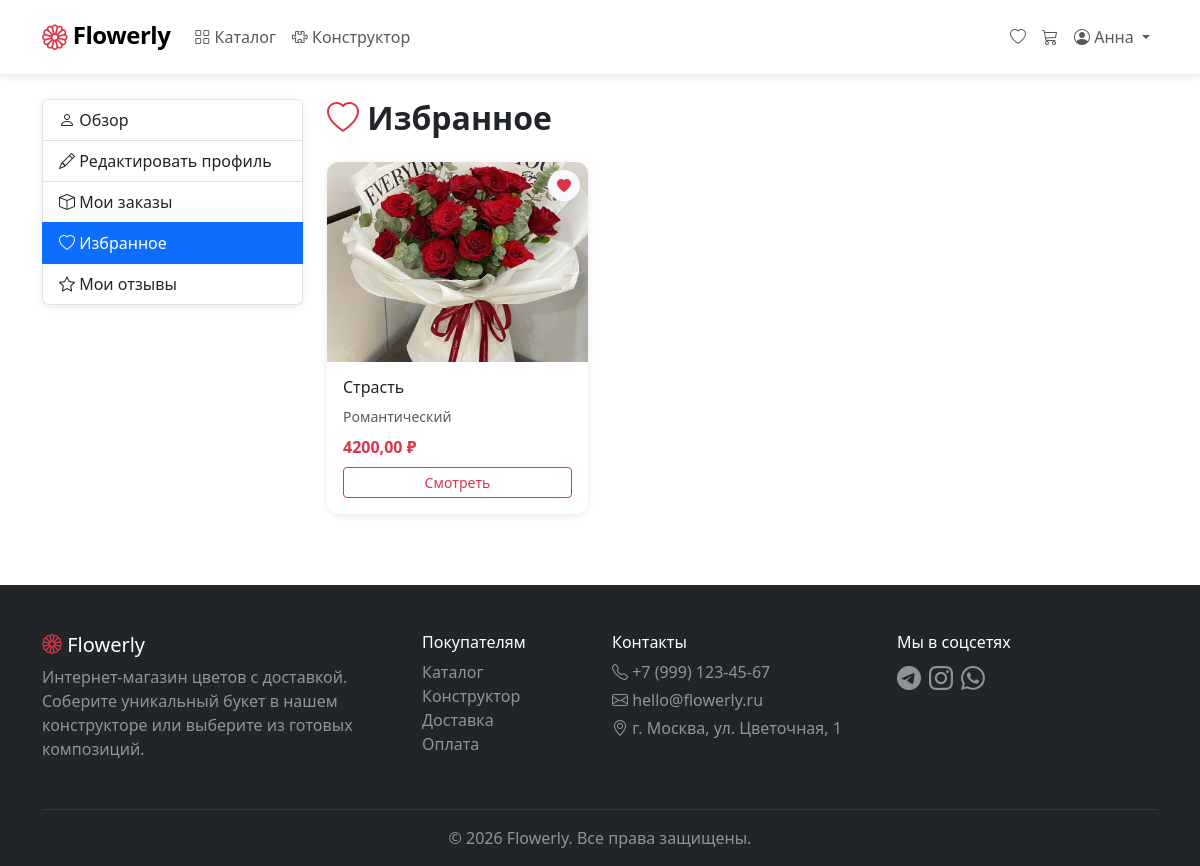
The app's page /profile/favorites/ (signed in) with its own data.
### FlowerlyApp/models.py (models this page shows, shortened)
class User(AbstractUser):
    username = None
    email = models.EmailField('Email', unique=True)
    phone = models.CharField('Телефон', max_length=20, blank=True)
    default_address = models.TextField('Адрес по умолчанию', blank=True)
    avatar = models.ImageField('Аватар', upload_to='avatars/', blank=True)
    is_florist = models.BooleanField('Флорист', default=False)
    created_at = models.DateTimeField('Дата регистрации', auto_now_add=True)
    USERNAME_FIELD = 'email'
    REQUIRED_FIELDS = ['first_name', 'last_name']
    objects = UserManager()
    class Meta:
        verbose_name = 'Пользователь'
        verbose_name_plural = 'Пользователи'

class Favorite(models.Model):
    user = models.ForeignKey(settings.AUTH_USER_MODEL, on_delete=models.CASCADE)
    ready_bouquet = models.ForeignKey(ReadyBouquet, on_delete=models.CASCADE)
    created_at = models.DateTimeField(auto_now_add=True)
    class Meta:
        verbose_name = 'Избранное'
        verbose_name_plural = 'Избранное'
        unique_together = ('user', 'ready_bouquet')

class ReadyBouquet(models.Model):
    name = models.CharField('Название', max_length=200)
    slug = models.SlugField(unique=True)
    description = models.TextField('Описание')
    price = models.DecimalField('Цена', max_digits=10, decimal_places=2)
    image = models.ImageField('Главное фото', upload_to='bouquets/')
    available = models.BooleanField('В наличии', default=True)
    is_hit = models.BooleanField('Хит продаж', default=False)
    occasion = models.ForeignKey(Occasion, on_delete=models.SET_NULL, null=True, blank=True)
    color_palette = models.ForeignKey(ColorPalette, on_delete=models.SET_NULL, null=True, blank=True)
    created_at = models.DateTimeField(auto_now_add=True)
    class Meta:
        verbose_name = 'Готовый букет'
        verbose_name_plural = 'Готовые букеты'

class Occasion(models.Model):
    name = models.CharField('Повод', max_length=100)
    slug = models.SlugField(unique=True)
    class Meta:
        verbose_name = 'Повод'
        verbose_name_plural = 'Поводы'

### FlowerlyApp/views.py (the view)
# urls.py: path('profile/favorites/', views.favorites, name='favorites'),
@login_required
def favorites(request):
    favorites = Favorite.objects.filter(user=request.user).select_related('ready_bouquet')
    return render(request, 'profile/favorites.html', {'favorites': favorites})

### FlowerlyApp/context_processors.py (called while the page is built)
def cart_counter(request):
    if request.user.is_authenticated:
        try:
            cart = Cart.objects.get(user=request.user)
            count = cart.total_items()
        except Cart.DoesNotExist:
            count = 0
    else:
        count = 0
    return {'cart_count': count}

### FlowerlyApp/models.py (called while the page is built)
    def total_items(self):
        return self.items.count()

### FlowerlyApp/templates/profile/favorites.html (shortened to what this page needs)
{% extends 'base.html' %}
{% block content %}
<div class="container">
    <div class="row">
        <div class="col-md-3 mb-4">
            <div class="list-group shadow-sm">
                <a href="{% url 'flowerly:profile' %}" class="list-group-item list-group-item-action">
                    <i class="bi bi-person"></i> Обзор
                </a>
                <a href="{% url 'flowerly:profile_edit' %}" class="list-group-item list-group-item-action">
                    <i class="bi bi-pencil"></i> Редактировать профиль
                </a>
                <a href="{% url 'flowerly:order_history' %}" class="list-group-item list-group-item-action">
                    <i class="bi bi-box"></i> Мои заказы
                </a>
                <a href="{% url 'flowerly:favorites' %}" class="list-group-item list-group-item-action active">
                    <i class="bi bi-heart"></i> Избранное
                </a>
                <a href="{% url 'flowerly:my_reviews' %}" class="list-group-item list-group-item-action">
                    <i class="bi bi-star"></i> Мои отзывы
                </a>
            </div>
        </div>
        <div class="col-md-9">
            <h2 class="fw-bold mb-4"><i class="bi bi-heart text-danger"></i> Избранное</h2>
            {% if favorites %}
            <div class="row g-4">
                {% for fav in favorites %}
                <div class="col-md-4">
                    <div class="card h-100 shadow-sm border-0">
                        <div class="position-relative">
                            {% if fav.ready_bouquet.image %}
                            <img src="{{ fav.ready_bouquet.image.url }}" class="card-img-top" alt="{{ fav.ready_bouquet.name }}"
                                 style="height: 200px; object-fit: cover;">
                            {% else %}
                            <div class="bg-light d-flex align-items-center justify-content-center" style="height: 200px;">
                                <i class="bi bi-flower1 text-muted display-4"></i>
                            </div>
                            {% endif %}
                            <button class="btn btn-light btn-sm position-absolute top-0 end-0 m-2 rounded-circle shadow-sm"
                                    onclick="toggleFavorite({{ fav.ready_bouquet.id }})">
                                <i class="bi bi-heart-fill text-danger"></i>
                            </button>
                        </div>
                        <div class="card-body d-flex flex-column">
                            <h6 class="card-title">{{ fav.ready_bouquet.name }}</h6>
                            <p class="text-muted small mb-2">{{ fav.ready_bouquet.occasion.name|default:"" }}</p>
                            <div class="mt-auto">
                                <p class="fw-bold text-danger mb-2">{{ fav.ready_bouquet.price }} ₽</p>
                                <a href="{% url 'flowerly:bouquet_detail' fav.ready_bouquet.slug %}" class="btn btn-outline-danger btn-sm w-100">
                                    Смотреть
                                </a>
                            </div>
                        </div>
                    </div>
                </div>
                {% endfor %}
            </div>
            {% endif %}
        </div>
    </div>
</div>
{% endblock %}

### FlowerlyApp/templates/base.html (shortened to what this page needs)
<!DOCTYPE html>
<html lang="ru">
<head>
    <link href="https://cdn.jsdelivr.net/npm/bootstrap@5.3.0/dist/css/bootstrap.min.css" rel="stylesheet">
    <link href="https://cdn.jsdelivr.net/npm/bootstrap-icons@1.11.0/font/bootstrap-icons.css" rel="stylesheet">
    {% load static %}
    <link href="{% static 'css/style.css' %}" rel="stylesheet">
</head>
<body>
    <nav class="navbar navbar-expand-lg navbar-light bg-white shadow-sm sticky-top">
        <div class="container">
            <a class="navbar-brand" href="{% url 'flowerly:home' %}">
                <i class="bi bi-flower1 text-danger"></i>
                <span class="fw-bold">Flowerly</span>
            </a>
            <div class="collapse navbar-collapse" id="navbarMain">
                <ul class="navbar-nav me-auto mb-2 mb-lg-0">
                    <li class="nav-item">
                        <a class="nav-link {% if request.resolver_match.url_name == 'catalog' %}active{% endif %}"
                           href="{% url 'flowerly:catalog' %}">
                            <i class="bi bi-grid"></i> Каталог
                        </a>
                    </li>
                    <li class="nav-item">
                        <a class="nav-link {% if request.resolver_match.url_name == 'constructor' %}active{% endif %}"
                           href="{% url 'flowerly:constructor' %}">
                            <i class="bi bi-puzzle"></i> Конструктор
                        </a>
                    </li>
                </ul>
                <ul class="navbar-nav ms-auto mb-2 mb-lg-0">
                    {% if user.is_authenticated %}
                        <li class="nav-item">
                            <a class="nav-link" href="{% url 'flowerly:favorites' %}">
                                <i class="bi bi-heart"></i>
                            </a>
                        </li>
                        <li class="nav-item">
                            <a class="nav-link position-relative" href="{% url 'flowerly:cart_detail' %}">
                                <i class="bi bi-cart3"></i>
                            </a>
                        </li>
                        <li class="nav-item dropdown">
                            <a class="nav-link dropdown-toggle" href="#" id="userDropdown" role="button"
                               data-bs-toggle="dropdown">
                                <i class="bi bi-person-circle"></i> {{ user.first_name }}
                            </a>
                        </li>
                    {% endif %}
                </ul>
            </div>
        </div>
    </nav>
    <main class="py-4">
        {% block content %}{% endblock %}
    </main>
<footer class="bg-dark text-white pt-5 pb-3 mt-5">
    <div class="container">
        <div class="row">
            <div class="col-md-4 mb-3">
                <h5><i class="bi bi-flower1 text-danger"></i> Flowerly</h5>
                <p class="text-white-50">Интернет-магазин цветов с доставкой. Соберите уникальный букет в нашем конструкторе или выберите из готовых композиций.</p>
            </div>
            <div class="col-md-2 mb-3">
                <h6>Покупателям</h6>
                <ul class="list-unstyled">
                    <li><a href="{% url 'flowerly:catalog' %}" class="text-white-50 text-decoration-none">Каталог</a></li>
                    <li><a href="{% url 'flowerly:constructor' %}" class="text-white-50 text-decoration-none">Конструктор</a></li>
                    <li><a href="#" class="text-white-50 text-decoration-none">Доставка</a></li>
                    <li><a href="#" class="text-white-50 text-decoration-none">Оплата</a></li>
                </ul>
            </div>
            <div class="col-md-3 mb-3">
                <h6>Контакты</h6>
                <p class="text-white-50 mb-1"><i class="bi bi-telephone"></i> +7 (999) 123-45-67</p>
                <p class="text-white-50 mb-1"><i class="bi bi-envelope"></i> hello@flowerly.ru</p>
                <p class="text-white-50"><i class="bi bi-geo-alt"></i> г. Москва, ул. Цветочная, 1</p>
            </div>
            <div class="col-md-3 mb-3">
                <h6>Мы в соцсетях</h6>
                <div class="d-flex gap-2">
                    <a href="#" class="text-white-50 fs-4"><i class="bi bi-telegram"></i></a>
                    <a href="#" class="text-white-50 fs-4"><i class="bi bi-instagram"></i></a>
                    <a href="#" class="text-white-50 fs-4"><i class="bi bi-whatsapp"></i></a>
                </div>
            </div>
        </div>
        <hr class="border-secondary">
        <p class="text-center text-white-50 mb-0">© 2026 Flowerly. Все права защищены.</p>
    </div>
</footer>
</body>
</html>

### FlowerlyApp/static/css/style.css (style rules this page uses)
:root { --flowerly-primary: #dc3545; --flowerly-primary-dark: #bb2d3b; --flowerly-primary-light: #f8d7da; --flowerly-secondary: #6c757d; --flowerly-success: #198754; --flowerly-warning: #ffc107; --flowerly-bg-light: #f8f9fa; --flowerly-text-muted: #6c757d; }
body { font-family: 'Segoe UI', system-ui, -apple-system, sans-serif; color: #212529; background-color: #fff; min-height: 100vh; display: flex; flex-direction: column; }
main { flex: 1; }
.navbar { padding: 0.75rem 0; border-bottom: 1px solid #f0f0f0; }
.navbar-brand { font-size: 1.5rem; letter-spacing: -0.5px; }
.navbar-brand i { font-size: 1.6rem; vertical-align: -3px; }
.nav-link { font-weight: 500; padding: 0.5rem 1rem; border-radius: 8px; transition: all 0.2s ease; }
.btn-outline-danger { color: var(--flowerly-primary); border-color: var(--flowerly-primary); }
.card { border-radius: 12px; overflow: hidden; transition: transform 0.2s ease, box-shadow 0.2s ease; }
.card-img-top { transition: transform 0.3s ease; }
.card { animation: fadeInUp 0.4s ease forwards; }
footer { margin-top: auto; }
footer a { transition: color 0.2s ease; }
.sticky-top { z-index: 100; }
.navbar { z-index: 1030 !important; }
.shadow-sm { box-shadow: 0 2px 8px rgba(0, 0, 0, 0.08) !important; }

### records on screen
User: first_name "Анна"
Favorite: ready_bouquet.image (picture), ready_bouquet.name "Страсть", ready_bouquet.occasion.name "Романтический", ready_bouquet.price "4200,00"
